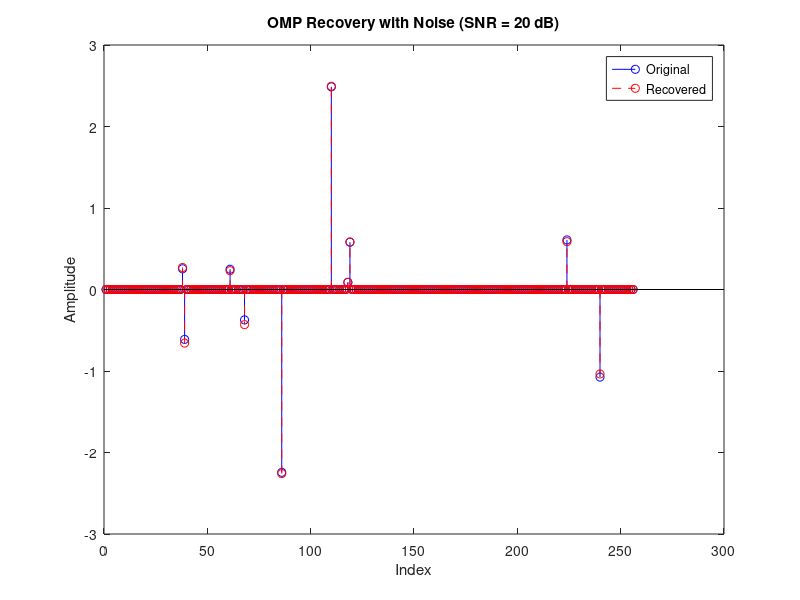

MATLAB code to generate this figure:
clc; close all; clear all;
function x = omp(A, b, K)
    % Store column norms and normalize A
    norms = vecnorm(A);
    A = A ./ norms;

    % Initialization
    r = b;
    Lambda = [];
    N = size(A, 2);
    x = zeros(N, 1);

    for k = 1:K
        proj = abs(A' * r);
        proj(Lambda) = 0;
        [~, lam] = max(proj);
        Lambda = [Lambda, lam];
        Asub = A(:, Lambda);
        x_sub = Asub \ b;
        x = zeros(N, 1);
        % Rescale recovered values
        x(Lambda) = x_sub ./ norms(Lambda)';
        r = b - A .* norms * x;  % A .* norms = original A
    end
end

% Problem dimensions
n = 256;      % signal length
m = 100;      % number of measurements
k = 10;       % sparsity level

% Generate a random sparse signal
x_true = zeros(n, 1);
support = randperm(n, k);
x_true(support) = randn(k, 1);

% Generate sensing matrix (Gaussian)
A = randn(m, n);

% Generate noiseless measurements
b_clean = A * x_true;

% Add Gaussian noise
snr_db = 20;  % desired SNR in dB
signal_power = norm(b_clean)^2 / m;
noise_power = signal_power / (10^(snr_db/10));
noise = sqrt(noise_power) * randn(m, 1);
b_noisy = b_clean + noise;

% Recover using OMP
x_rec = omp(A, b_noisy, k)

% Plot original vs recovered
figure;
stem(x_true, 'bo', 'DisplayName', 'Original'); hold on;
stem(x_rec, 'r--', 'DisplayName', 'Recovered');
legend;
xlabel('Index');
ylabel('Amplitude');
title(sprintf('OMP Recovery with Noise (SNR = %d dB)', snr_db));

% Errors
l2_err = norm(x_true - x_rec);
fprintf('SNR: %d dB\n', snr_db);
fprintf('Reconstruction error (L2 norm): %.4e\n', l2_err);
fprintf('Support recovery accuracy: %d / %d correct\n', ...
    sum((x_rec ~= 0) & (x_true ~= 0)), k);
